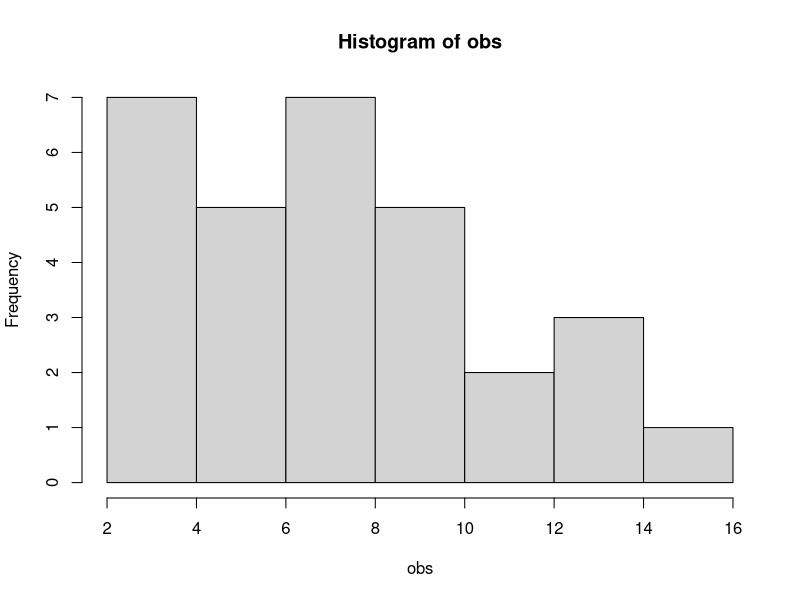
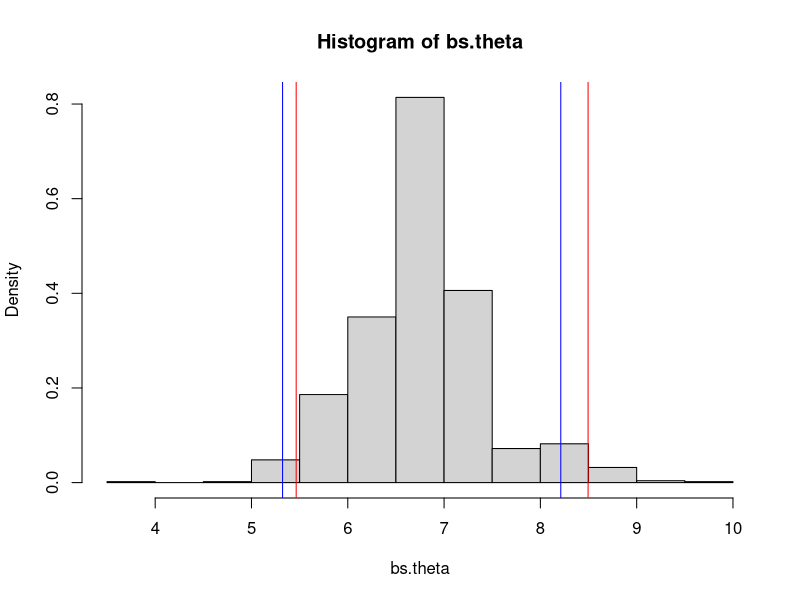

These charts were generated, in order, by the following R code:
# Some parameters
n <- 30 # sample size
df <- 8 # df of Chisq. distrib
B <- 1000 # no. of BS samples

# Generate one sample
set.seed(123)
obs <- rchisq (n, df = df)
hist(obs)
mean(obs)
median(obs)

# result vectors
bs.theta <- c()
# loop over B BS samples
for (i in 1 : B) {
  bs.obs <- sample(obs, n, replace = TRUE)
  bs.theta[i] <- median(bs.obs)
  
}

# resulting bs distribution
hist(bs.theta, prob = TRUE)

# bs standard error
sd.theta <- sd(bs.theta)
sd.theta

# bias
median(obs) - mean(bs.theta)

# derive 5% CIs
ci.bs.t <- mean(bs.theta) + c(-1, 1) * qt(0.975, df = 29) * sd.theta
abline(v = ci.bs.t, col = "blue")
ci.bs.prec <- quantile(bs.theta, c(0.025, 0.975))
abline(v = ci.bs.prec, col = "red")